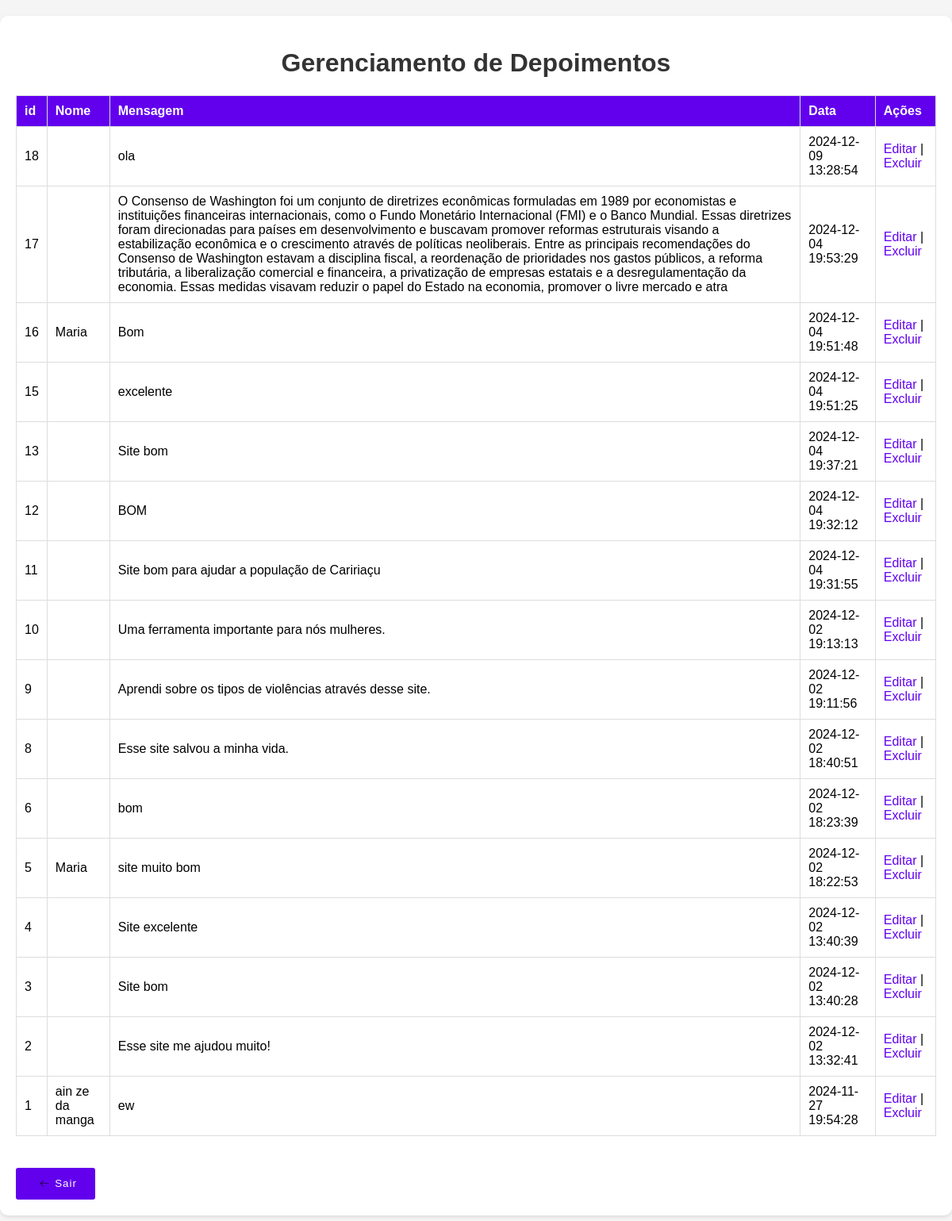
The page /gerenciar_depoimento.php on the database its author committed.
### tables this page shows
CREATE TABLE `depoimentos` (
  `id` int(11) NOT NULL AUTO_INCREMENT,
  `nome` varchar(100) NOT NULL,
  `mensagem` text NOT NULL,
  `data_envio` timestamp NOT NULL DEFAULT current_timestamp(),
  PRIMARY KEY (`id`)
);

### backend/editardepoimentos.php (the view, shortened to what this page needs)
<?php
include 'conexao.php';
$sql = "SELECT * FROM depoimentos ORDER BY data_envio DESC";
$result = $conn->query($sql);
if ($result->num_rows > 0) {
    while ($row = $result->fetch_assoc()) {
        echo "<tr>";
        echo "<td>{$row['id']}</td>";
        echo "<td>{$row['nome']}</td>";
        echo "<td>{$row['mensagem']}</td>";
        echo "<td>{$row['data_envio']}</td>";
        echo "<td>
                <a  href='backend/editdp.php?id={$row['id']}'>Editar</a> |
                <a href='backend/deletardp.php?id={$row['id']}' onclick='return confirm(\"Tem certeza que deseja excluir este depoimento?\");'>Excluir</a>
              </td>";
        echo "</tr>";
    }
} else {
    echo "<tr><td colspan='5'>Nenhum depoimento encontrado.</td></tr>";
}
?>

### gerenciar_depoimento.php (shortened to what this page needs)
<!DOCTYPE html>
<html lang="pt-BR">
<head>
    <link rel="stylesheet" href="css/admin.css">
</head>
<body>
<div class="container">
        <h1>Gerenciamento de Depoimentos</h1>
        <table>
            <thead>
                <tr>
                    <th>id</th>
                    <th>Nome</th>
                    <th>Mensagem</th>
                    <th>Data</th>
                    <th>Ações</th>
                </tr>
            </thead>
            <tbody>
                <?php
                include("../desenvolvimento/backend/editardepoimentos.php");
                ?>
            </tbody>
        </table>
<button>
  <span ><a href="restrito/logout.php">Sair</a></span>
</button>
    </div>
</body>
</html>

### css/admin.css (style rules this page uses)
body { font-family: Arial, sans-serif; margin: 0; padding: 0; background-color: #f5f5f5; }
.container { max-width: 1200px; margin: 20px auto; padding: 20px; background: white; box-shadow: 0 2px 5px rgba(0, 0, 0, 0.1); border-radius: 10px; }
h1 { text-align: center; color: #333; }
table { width: 100%; border-collapse: collapse; margin-top: 20px; }
table th, table td { padding: 10px; border: 1px solid #ddd; text-align: left; }
table th { background-color: #6200ee; color: white; }
button { display: flex; height: 3em; width: 100px; align-items: center; justify-content: center; background-color: #eeeeee4b; border-radius: 3px; letter-spacing: 1px; transition: all 0.2s linear; cursor: pointer; border: none; background: #6200ee; margin-top: 40px; }
button > svg { margin-right: 5px; margin-left: 5px; font-size: 20px; transition: all 0.4s ease-in; }
button a { text-decoration: none; color: white; }
a { text-decoration: none; color: #6200ee; }

### rows shown on the page
depoimentos: id "18", mensagem "ola", data_envio "2024-12-09 13:28:54"
depoimentos: id "17", mensagem "O Consenso de Washington foi um conjunto de diretrizes econômicas formuladas em 1989 por economistas e instituições financeiras internacionais, como o Fundo Monetário Internacional (FMI) e o Banco Mundial. Essas diretrizes foram direcionadas para países em desenvolvimento e buscavam promover reformas estruturais visando a estabilização econômica e o crescimento através de políticas neoliberais. Entre as principais recomendações do Consenso de Washington estavam a disciplina fiscal, a reordenação de prioridades nos gastos públicos, a reforma tributária, a liberalização comercial e financeira, a privatização de empresas estatais e a desregulamentação da economia. Essas medidas visavam reduzir…", data_envio "2024-12-04 19:53:29"
depoimentos: id "16", nome "Maria", mensagem "Bom", data_envio "2024-12-04 19:51:48"
depoimentos: id "15", mensagem "excelente", data_envio "2024-12-04 19:51:25"
depoimentos: id "13", mensagem "Site bom", data_envio "2024-12-04 19:37:21"
depoimentos: id "12", mensagem "BOM", data_envio "2024-12-04 19:32:12"
depoimentos: id "11", mensagem "Site bom para ajudar a população de Caririaçu", data_envio "2024-12-04 19:31:55"
depoimentos: id "10", mensagem "Uma ferramenta importante para nós mulheres.", data_envio "2024-12-02 19:13:13"
depoimentos: id "9", mensagem "Aprendi sobre os tipos de violências através desse site.", data_envio "2024-12-02 19:11:56"
depoimentos: id "8", mensagem "Esse site salvou a minha vida.", data_envio "2024-12-02 18:40:51"
depoimentos: id "6", mensagem "bom", data_envio "2024-12-02 18:23:39"
depoimentos: id "5", nome "Maria", mensagem "site muito bom", data_envio "2024-12-02 18:22:53"
depoimentos: id "4", mensagem "Site excelente", data_envio "2024-12-02 13:40:39"
depoimentos: id "3", mensagem "Site bom", data_envio "2024-12-02 13:40:28"
depoimentos: id "2", mensagem "Esse site me ajudou muito!", data_envio "2024-12-02 13:32:41"
depoimentos: id "1", nome "ain ze da manga", mensagem "ew", data_envio "2024-11-27 19:54:28"
